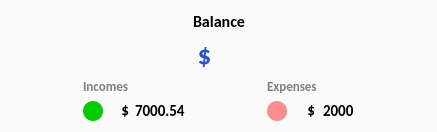
                  <widget class="QFrame" name="frame_17">
                   <property name="styleSheet">
                    <string notr="true">background:#fafafa;
border-radius:25px;</string>
                   </property>
                   <property name="frameShape">
                    <enum>QFrame::StyledPanel</enum>
                   </property>
                   <property name="frameShadow">
                    <enum>QFrame::Raised</enum>
                   </property>
                   <layout class="QGridLayout" name="gridLayout_34">
                    <item row="0" column="1" colspan="3">
                     <layout class="QGridLayout" name="gridLayout_33">
                      <item row="1" column="1">
                       <widget class="QLabel" name="label_7">
                        <property name="font">
                         <font>
                          <family>Calibri</family>
                          <pointsize>20</pointsize>
                          <bold>true</bold>
                         </font>
                        </property>
                        <property name="styleSheet">
                         <string notr="true">color:#2a52d4;</string>
                        </property>
                        <property name="text">
                         <string>$</string>
                        </property>
                        <property name="alignment">
                         <set>Qt::AlignCenter</set>
                        </property>
                        <property name="wordWrap">
                         <bool>false</bool>
                        </property>
                       </widget>
                      </item>
                      <item row="1" column="0">
                       <spacer name="horizontalSpacer_16">
                        <property name="orientation">
                         <enum>Qt::Horizontal</enum>
                        </property>
                        <property name="sizeHint" stdset="0">
                         <size>
                          <width>40</width>
                          <height>20</height>
                         </size>
                        </property>
                       </spacer>
                      </item>
                      <item row="0" column="1" colspan="2">
                       <widget class="QLabel" name="label_5">
                        <property name="font">
                         <font>
                          <family>Calibri</family>
                          <pointsize>12</pointsize>
                          <bold>true</bold>
                          <strikeout>false</strikeout>
                          <kerning>true</kerning>
                         </font>
                        </property>
                        <property name="styleSheet">
                         <string notr="true"> letter-spacing: 0px;</string>
                        </property>
                        <property name="text">
                         <string>Balance</string>
                        </property>
                        <property name="alignment">
                         <set>Qt::AlignCenter</set>
                        </property>
                        <property name="wordWrap">
                         <bool>true</bool>
                        </property>
                       </widget>
                      </item>
                      <item row="1" column="2">
                       <widget class="QLabel" name="label_6">
                        <property name="font">
                         <font>
                          <family>Calibri</family>
                          <pointsize>20</pointsize>
                          <bold>true</bold>
                         </font>
                        </property>
                        <property name="styleSheet">
                         <string notr="true">color:#2a52d4;</string>
                        </property>
                        <property name="text">
                         <string/>
                        </property>
                        <property name="alignment">
                         <set>Qt::AlignCenter</set>
                        </property>
                        <property name="wordWrap">
                         <bool>false</bool>
                        </property>
                       </widget>
                      </item>
                      <item row="1" column="3">
                       <spacer name="horizontalSpacer_17">
                        <property name="orientation">
                         <enum>Qt::Horizontal</enum>
                        </property>
                        <property name="sizeHint" stdset="0">
                         <size>
                          <width>40</width>
                          <height>20</height>
                         </size>
                        </property>
                       </spacer>
                      </item>
                     </layout>
                    </item>
                    <item row="1" column="0">
                     <spacer name="horizontalSpacer_15">
                      <property name="orientation">
                       <enum>Qt::Horizontal</enum>
                      </property>
                      <property name="sizeHint" stdset="0">
                       <size>
                        <width>72</width>
                        <height>20</height>
                       </size>
                      </property>
                     </spacer>
                    </item>
                    <item row="1" column="1">
                     <layout class="QGridLayout" name="gridLayout_32">
                      <item row="1" column="0">
                       <widget class="QPushButton" name="pushButton_7">
                        <property name="enabled">
                         <bool>false</bool>
                        </property>
                        <property name="maximumSize">
                         <size>
                          <width>20</width>
                          <height>20</height>
                         </size>
                        </property>
                        <property name="styleSheet">
                         <string notr="true">background:#00cc00;
border-radius:10px;</string>
                        </property>
                        <property name="text">
                         <string/>
                        </property>
                        <property name="icon">
                         <iconset resource="img.qrc">
                          <normaloff>:/img/arrow_downward_alt_24dp_FILL0_wght400_GRAD0_opsz24.png</normaloff>:/img/arrow_downward_alt_24dp_FILL0_wght400_GRAD0_opsz24.png</iconset>
                        </property>
                        <property name="iconSize">
                         <size>
                          <width>20</width>
                          <height>20</height>
                         </size>
                        </property>
                       </widget>
                      </item>
                      <item row="1" column="1">
                       <widget class="QLabel" name="label_19">
                        <property name="maximumSize">
                         <size>
                          <width>20</width>
                          <height>20</height>
                         </size>
                        </property>
                        <property name="font">
                         <font>
                          <family>Calibri</family>
                          <pointsize>11</pointsize>
                          <bold>true</bold>
                          <strikeout>false</strikeout>
                          <kerning>true</kerning>
                         </font>
                        </property>
                        <property name="styleSheet">
                         <string notr="true"> letter-spacing: 0px;</string>
                        </property>
                        <property name="text">
                         <string>$</string>
                        </property>
                        <property name="alignment">
                         <set>Qt::AlignRight|Qt::AlignTrailing|Qt::AlignVCenter</set>
                        </property>
                        <property name="wordWrap">
                         <bool>true</bool>
                        </property>
                       </widget>
                      </item>
                      <item row="1" column="2">
                       <widget class="QLabel" name="label_11">
                        <property name="font">
                         <font>
                          <family>Calibri</family>
                          <pointsize>11</pointsize>
                          <bold>true</bold>
                          <strikeout>false</strikeout>
                          <kerning>true</kerning>
                         </font>
                        </property>
                        <property name="styleSheet">
                         <string notr="true"> letter-spacing: 0px;</string>
                        </property>
                        <property name="text">
                         <string>7000.54</string>
                        </property>
                        <property name="alignment">
                         <set>Qt::AlignLeading|Qt::AlignLeft|Qt::AlignVCenter</set>
                        </property>
                        <property name="wordWrap">
                         <bool>true</bool>
                        </property>
                       </widget>
                      </item>
                      <item row="0" column="0" colspan="2">
                       <widget class="QLabel" name="label_8">
                        <property name="font">
                         <font>
                          <family>Calibri</family>
                          <pointsize>10</pointsize>
                          <bold>true</bold>
                          <strikeout>false</strikeout>
                          <kerning>true</kerning>
                         </font>
                        </property>
                        <property name="styleSheet">
                         <string notr="true"> letter-spacing: 0px;
color:#808080;</string>
                        </property>
                        <property name="text">
                         <string>Incomes</string>
                        </property>
                        <property name="alignment">
                         <set>Qt::AlignLeading|Qt::AlignLeft|Qt::AlignVCenter</set>
                        </property>
                        <property name="wordWrap">
                         <bool>true</bool>
                        </property>
                       </widget>
                      </item>
                     </layout>
                    </item>
                    <item row="1" column="2">
                     <spacer name="horizontalSpacer_14">
                      <property name="orientation">
                       <enum>Qt::Horizontal</enum>
                      </property>
                      <property name="sizeHint" stdset="0">
                       <size>
                        <width>70</width>
                        <height>20</height>
                       </size>
                      </property>
                     </spacer>
                    </item>
                    <item row="1" column="3">
                     <layout class="QGridLayout" name="gridLayout_31">
                      <item row="1" column="0">
                       <widget class="QPushButton" name="pushButton_9">
                        <property name="enabled">
                         <bool>false</bool>
                        </property>
                        <property name="maximumSize">
                         <size>
                          <width>20</width>
                          <height>20</height>
                         </size>
                        </property>
                        <property name="styleSheet">
                         <string notr="true">background:#fd8c8c;
border-radius:10px;</string>
                        </property>
                        <property name="text">
                         <string/>
                        </property>
                        <property name="icon">
                         <iconset resource="img.qrc">
                          <normaloff>:/img/arrow_upward_alt_24dp_FILL0_wght400_GRAD0_opsz24.png</normaloff>:/img/arrow_upward_alt_24dp_FILL0_wght400_GRAD0_opsz24.png</iconset>
                        </property>
                        <property name="iconSize">
                         <size>
                          <width>20</width>
                          <height>20</height>
                         </size>
                        </property>
                       </widget>
                      </item>
                      <item row="1" column="1">
                       <widget class="QLabel" name="label_27">
                        <property name="maximumSize">
                         <size>
                          <width>20</width>
                          <height>20</height>
                         </size>
                        </property>
                        <property name="font">
                         <font>
                          <family>Calibri</family>
                          <pointsize>11</pointsize>
                          <bold>true</bold>
                          <strikeout>false</strikeout>
                          <kerning>true</kerning>
                         </font>
                        </property>
                        <property name="styleSheet">
                         <string notr="true"> letter-spacing: 0px;</string>
                        </property>
                        <property name="text">
                         <string>$</string>
                        </property>
                        <property name="alignment">
                         <set>Qt::AlignRight|Qt::AlignTrailing|Qt::AlignVCenter</set>
                        </property>
                        <property name="wordWrap">
                         <bool>true</bool>
                        </property>
                       </widget>
                      </item>
                      <item row="1" column="2">
                       <widget class="QLabel" name="label_28">
                        <property name="font">
                         <font>
                          <family>Calibri</family>
                          <pointsize>11</pointsize>
                          <bold>true</bold>
                          <strikeout>false</strikeout>
                          <kerning>true</kerning>
                         </font>
                        </property>
                        <property name="styleSheet">
                         <string notr="true"> letter-spacing: 0px;</string>
                        </property>
                        <property name="text">
                         <string>2000</string>
                        </property>
                        <property name="alignment">
                         <set>Qt::AlignLeading|Qt::AlignLeft|Qt::AlignVCenter</set>
                        </property>
                        <property name="wordWrap">
                         <bool>true</bool>
                        </property>
                       </widget>
                      </item>
                      <item row="0" column="0" colspan="2">
                       <widget class="QLabel" name="label_9">
                        <property name="font">
                         <font>
                          <family>Calibri</family>
                          <pointsize>10</pointsize>
                          <bold>true</bold>
                          <strikeout>false</strikeout>
                          <kerning>true</kerning>
                         </font>
                        </property>
                        <property name="styleSheet">
                         <string notr="true"> letter-spacing: 0px;
color:#808080;</string>
                        </property>
                        <property name="text">
                         <string>Expenses</string>
                        </property>
                        <property name="alignment">
                         <set>Qt::AlignLeading|Qt::AlignLeft|Qt::AlignVCenter</set>
                        </property>
                        <property name="wordWrap">
                         <bool>true</bool>
                        </property>
                       </widget>
                      </item>
                     </layout>
                    </item>
                    <item row="1" column="4">
                     <spacer name="horizontalSpacer_13">
                      <property name="orientation">
                       <enum>Qt::Horizontal</enum>
                      </property>
                      <property name="sizeHint" stdset="0">
                       <size>
                        <width>72</width>
                        <height>20</height>
                       </size>
                      </property>
                     </spacer>
                    </item>
                   </layout>
                  </widget>
